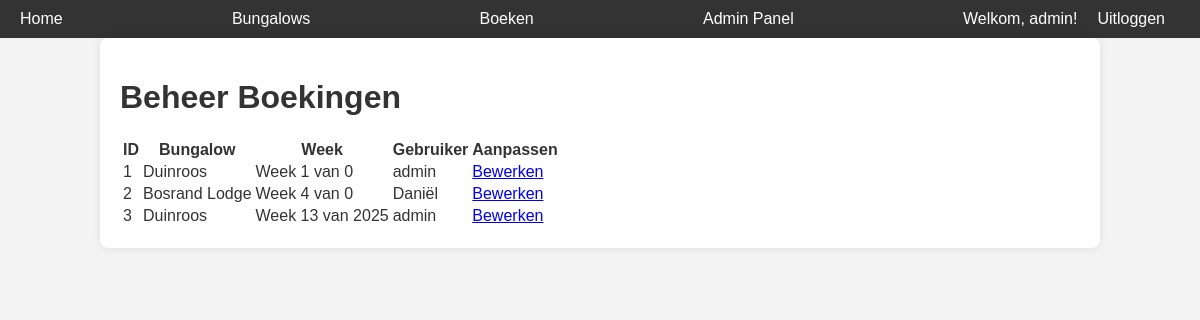
/admin/bookings (signed in), run on an earlier commit of the app's database.
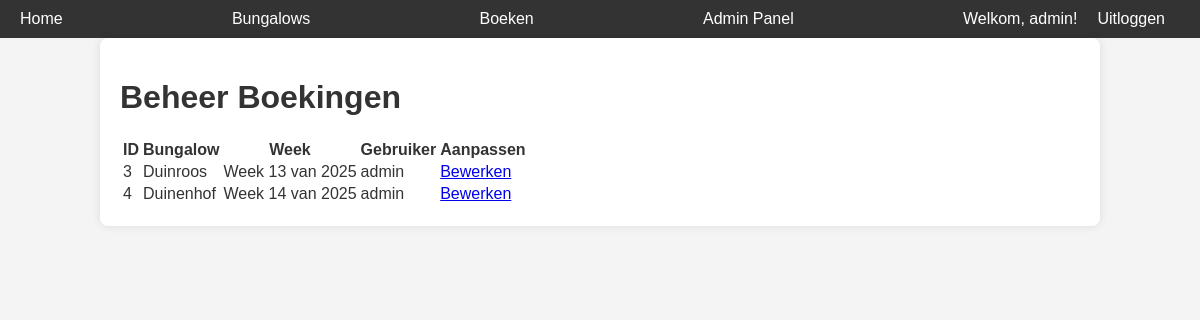
And on a later commit of the database.
### models/models.py (models this page shows, shortened)
class Guest(db.Model, UserMixin):
    id = db.Column(db.Integer, primary_key=True)
    username = db.Column(db.String(80), unique=True, nullable=False)
    email = db.Column(db.String(120), unique=True, nullable=False)  # Nieuw email veld
    password = db.Column(db.String(200), nullable=False)
    is_admin = db.Column(db.Boolean, default=False)  # Veld voor adminrechten

class Booking(db.Model):
    id = db.Column(db.Integer, primary_key=True)
    guest_id = db.Column(db.Integer, db.ForeignKey('guest.id'), nullable=False)
    bungalow_id = db.Column(db.Integer, db.ForeignKey('bungalow.id'), nullable=False)
    week = db.Column(db.Integer, nullable=False)  # Stores week number (1-52)
    guest = db.relationship('Guest', backref='bookings')
    bungalow = db.relationship('Bungalow', backref='bookings')

class Bungalow(db.Model):
    id = db.Column(db.Integer, primary_key=True)
    name = db.Column(db.String(100), unique=True, nullable=False)
    type_id = db.Column(db.Integer, db.ForeignKey('bungalow_type.id'), nullable=False)
    bungalow_type = db.relationship('BungalowType', backref='bungalows')

### app.py (the view)
@app.route('/admin/bookings')
@login_required
def admin_bookings():
    if not current_user.is_admin:
        return redirect(url_for('home'))  # Alleen admin toegang
    bookings = Booking.query.all()
    return render_template('admin_bookings.html', bookings=bookings)

### app.py (called while the page is built)
@login_manager.user_loader
def load_user(user_id):
    return Guest.query.get(int(user_id))

### templates/admin_bookings.html (shortened to what this page needs)
{% extends 'base.html' %}
{% block content %}
<h1>Beheer Boekingen</h1>
<table>
    <thead>
        <tr>
            <th>ID</th>
            <th>Bungalow</th>
            <th>Week</th>
            <th>Gebruiker</th>
            <th>Aanpassen</th>
        </tr>
    </thead>
    <tbody>
        {% for booking in bookings %}
        <tr>
            <td>{{ booking.id }}</td>
            <td>{{ booking.bungalow.name }}</td>
            <td>
                Week {{ booking.week % 100 }} van {{ booking.week // 100 }}
            </td>
            <td>{{ booking.guest.username }}</td>
            <td><a href="{{ url_for('edit_booking', booking_id=booking.id) }}">Bewerken</a></td>
        </tr>
        {% endfor %}
    </tbody>
</table>
{% endblock %}

### templates/base.html (shortened to what this page needs)
<!DOCTYPE html>
<html lang="nl">
<head>
    <link rel="stylesheet" href="{{ url_for('static', filename='css/style.css') }}">
</head>
<body>
    <nav class="nav-container">
        <a href="{{ url_for('home') }}">Home</a>
        <a href="{{ url_for('bungalows') }}">Bungalows</a>
        <a href="{{ url_for('booking') }}">Boeken</a>
        {% if current_user.is_authenticated and current_user.is_admin %}
            <a href="{{ url_for('admin') }}">Admin Panel</a>
        {% endif %}
        <div class="account-section">
            {% if current_user.is_authenticated %}
                <span>Welkom, {{ current_user.username }}!</span>
                <a href="{{ url_for('logout') }}">Uitloggen</a>
            {% else %}
                <a href="{{ url_for('login') }}">Inloggen</a> |
                <a href="{{ url_for('register') }}">Registreren</a>
            {% endif %}
        </div>
    </nav>
    <div class="container">
        {% block content %}{% endblock %}
    </div>
</body>
</html>

### static/css/style.css (style rules this page uses)
body { font-family: Arial, sans-serif; margin: 0; padding: 0; background-color: #f4f4f4; color: #333; }
.nav-container { display: flex; justify-content: space-between; align-items: center; background-color: #333333; padding: 10px 20px; }
nav a { color: white; text-decoration: none; margin-right: 15px; }
.account-section { color: white; display: flex; align-items: center; }
.account-section span { margin-right: 10px; }
.account-section a { color: white; text-decoration: none; margin-left: 10px; }
.container { width: 80%; margin: auto; padding: 20px; background: white; border-radius: 8px; box-shadow: 0px 0px 10px rgba(0, 0, 0, 0.1); }
.container { z-index: 1; position: relative; }

What changed in the data, as far as the page shows it:
removed Booking: id "1", bungalow.name "Duinroos", booking.week%100 "1", week "0", guest.username "admin"
removed Booking: id "2", bungalow.name "Bosrand Lodge", booking.week%100 "4", week "0", guest.username "Daniël"
added Booking: id "4", bungalow.name "Duinenhof", booking.week%100 "14", week "2025", guest.username "admin"
